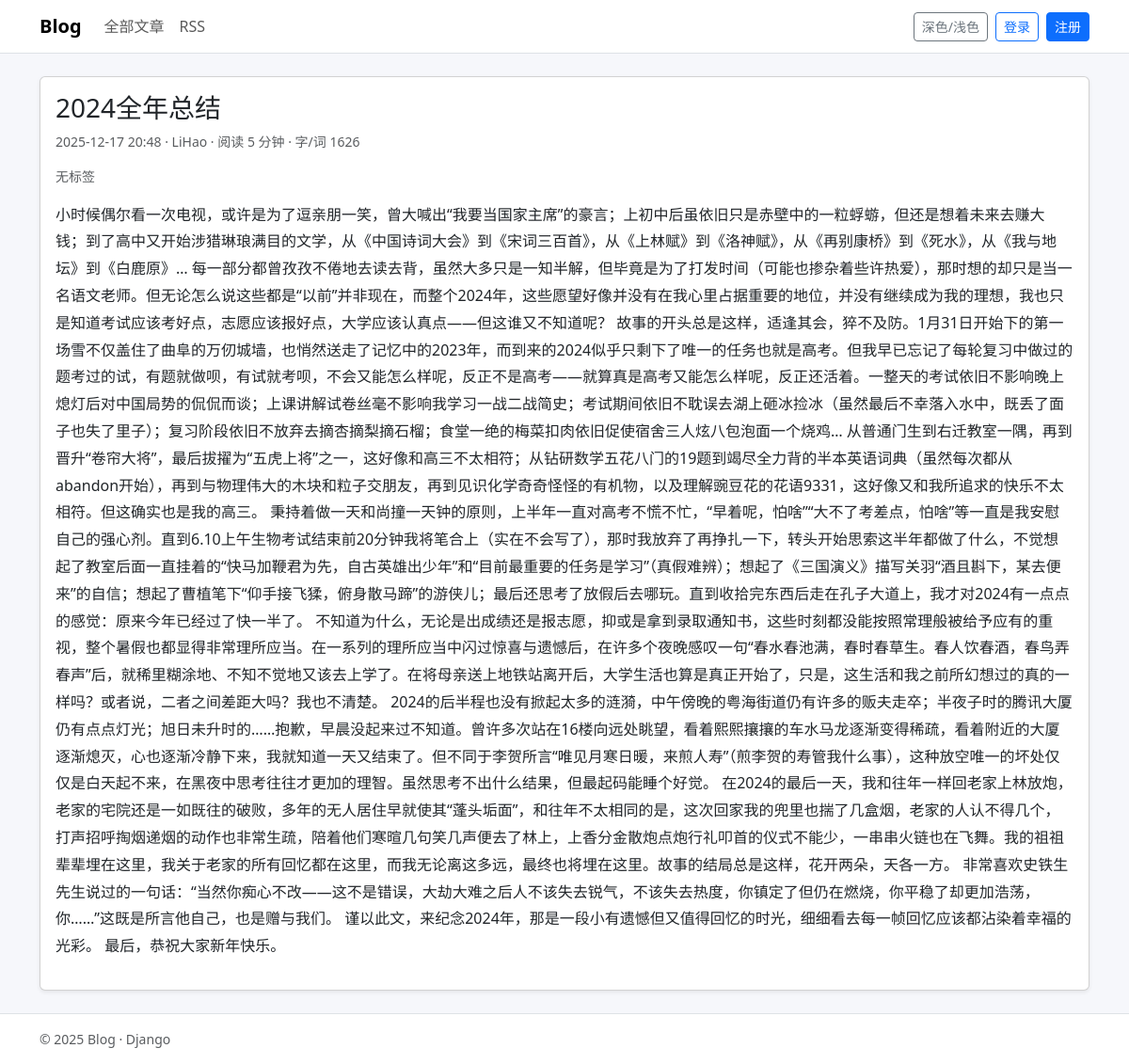
Page /posts/2/ on the committed database.
### blogs/models.py (models this page shows, shortened)
class BlogPost(models.Model):
    owner = models.ForeignKey(User, on_delete=models.CASCADE, related_name="blog_posts")
    title = models.CharField(max_length=200)
    text = models.TextField()
    date_added = models.DateTimeField(auto_now_add=True)  # ✅ 你报错里显示的字段就是它
    updated_at = models.DateTimeField(auto_now=True)
    tags = models.ManyToManyField(Tag, blank=True, related_name="posts")
    is_published = models.BooleanField(default=True)
    class Meta:
        ordering = ["-date_added"]
    @property
    def word_count(self) -> int:
        text = self.text or ""
        en = re.findall(r"[A-Za-z0-9']+", text)
        cjk = re.findall(r"[\u4e00-\u9fff]", text)
        return len(en) + len(cjk)
    @property
    def reading_time_minutes(self) -> int:
        text = self.text or ""
        en_words = len(re.findall(r"[A-Za-z0-9']+", text))
        cjk_chars = len(re.findall(r"[\u4e00-\u9fff]", text))
        minutes = (en_words / 200.0) + (cjk_chars / 400.0)
        return max(1, math.ceil(minutes))
    @property
    def html(self) -> str:
        raw_html = md.markdown(
            self.text or "",
            extensions=[
                "fenced_code",
                "tables",
                "toc",
                "codehilite",  # ✅ Pygments 高亮
            ],
            extension_configs={
                "codehilite": {
                    "guess_lang": False,
                    "noclasses": False,  # ✅ 输出 class，配合 pygments css
                }
            },
        )
        allowed_tags = set(bleach.sanitizer.ALLOWED_TAGS) | {
            "p", "br",
            "h1", "h2", "h3", "h4", "h5",
            "pre", "code",
            "blockquote",
            "ul", "ol", "li",
            "strong", "em",
            "table", "thead", "tbody", "tr", "th", "td",
            "a",
            "div", "span",  # ✅ codehilite 会用到
        }
        allowed_attrs = dict(bleach.sanitizer.ALLOWED_ATTRIBUTES)
        allowed_attrs.update(
            {
                "*": ["class", "id"],
                "a": ["href", "title", "rel", "target"],
            }
        )
        cleaned = bleach.clean(
            raw_html,
            tags=allowed_tags,
            attributes=allowed_attrs,
            strip=True,
        )
        return bleach.linkify(
            cleaned,
            callbacks=[bleach.callbacks.nofollow],
            skip_tags=["pre", "code"],
        )

### blogs/views.py (the view)
# urls.py: path("posts/<int:pk>/", views.PostDetailView.as_view(), name="detail"),
class PostDetailView(DetailView):
    model = BlogPost
    template_name = "blogs/detail.html"
    context_object_name = "post"
    def get_queryset(self):
        qs = BlogPost.objects.select_related("owner").prefetch_related("tags")
        user = self.request.user
        if user.is_authenticated:
            return qs.filter(Q(is_published=True) | Q(owner=user))
        return qs.filter(is_published=True)

### templates/blogs/detail.html (shortened to what this page needs)
{% extends "base.html" %}
{% block content %}
  <article class="card shadow-sm">
    <div class="card-body">
      <h1 class="h3">{{ post.title }}</h1>
      <div class="small text-body-secondary mb-3">
        {{ post.date_added|date:"Y-m-d H:i" }} · {{ post.owner.username }}
        · 阅读 {{ post.reading_time_minutes }} 分钟 · 字/词 {{ post.word_count }}
      </div>
      <div class="mb-3 d-flex flex-wrap gap-2">
        {% for t in post.tags.all %}
          <a class="badge text-bg-secondary text-decoration-none" href="{% url 'blogs:tag' t.slug %}">{{ t.name }}</a>
        {% empty %}
          <span class="text-body-secondary small">无标签</span>
        {% endfor %}
      </div>
      <div class="post-content">
        {{ post.html|safe }}
      </div>
    </div>
  </article>
{% endblock %}

### static/css/site.css (style rules this page uses)
html[data-theme="light"] body { background: #f6f7fb; color: #111; }
.post-content { line-height: 1.8; font-size: 1rem; }

### rows in the picture
BlogPost: title "2024全年总结", date_added "2025-12-17 20:48", owner.username "LiHao", reading_time_minutes "5", word_count "1626", html "小时候偶尔看一次电视，或许是为了逗亲朋一笑，曾大喊出“我要当国家主席”的豪言；上初中后虽依旧只是赤壁中的一粒蜉蝣，但还是想着未来去赚大钱；到了高中又开始涉猎琳琅满目的文学，从《中国诗词大会》到《宋词三百首》，从《上林赋》到《洛神赋》，从《再别康桥》到《死水》，从《我与地坛》到《白鹿原》… 每一部分都曾孜孜不倦地去读去背，虽然大多只是一知半解，但毕竟是为了打发时间（可能也掺杂着些许热爱），那时想的却只是当一名语文老师。但无论怎么说这些都是“以前”并非现在，而整个2024年，这些愿望好像并没有在我心里占据重要的地位，并没有继续成为我的理想，我也只是知道考试应该考好点，志愿应该报好点，大学应该认真点——但这谁又不知道呢？ 故事的开头总是这样，适逢其会，猝不及防。1月31日开始下的第一场雪不仅盖住了曲阜的万仞城墙，也悄然送走了记忆中的2023年，而到来的2024似乎只剩下了唯一的任务也就是高考。但我早已忘记了每轮复习中做过的题考过的试，有题就做呗，有试就考呗，不会又能怎么样呢，反正不是高考——就算真是高考又能怎么样呢，反正还活着。一整天的考试依旧不影响晚上熄灯后对中国局势的侃侃而谈；上课讲解试卷丝毫不影响我学习一战二战简史；考试期间依旧不耽误去湖上砸冰捡冰（虽然最后不幸落入水中，既丢了面子也失了里子）；复习阶段依旧不放弃去摘杏摘梨摘石榴；食堂一绝的梅菜扣肉依旧促使宿舍三人炫八包泡面一个烧鸡……"
